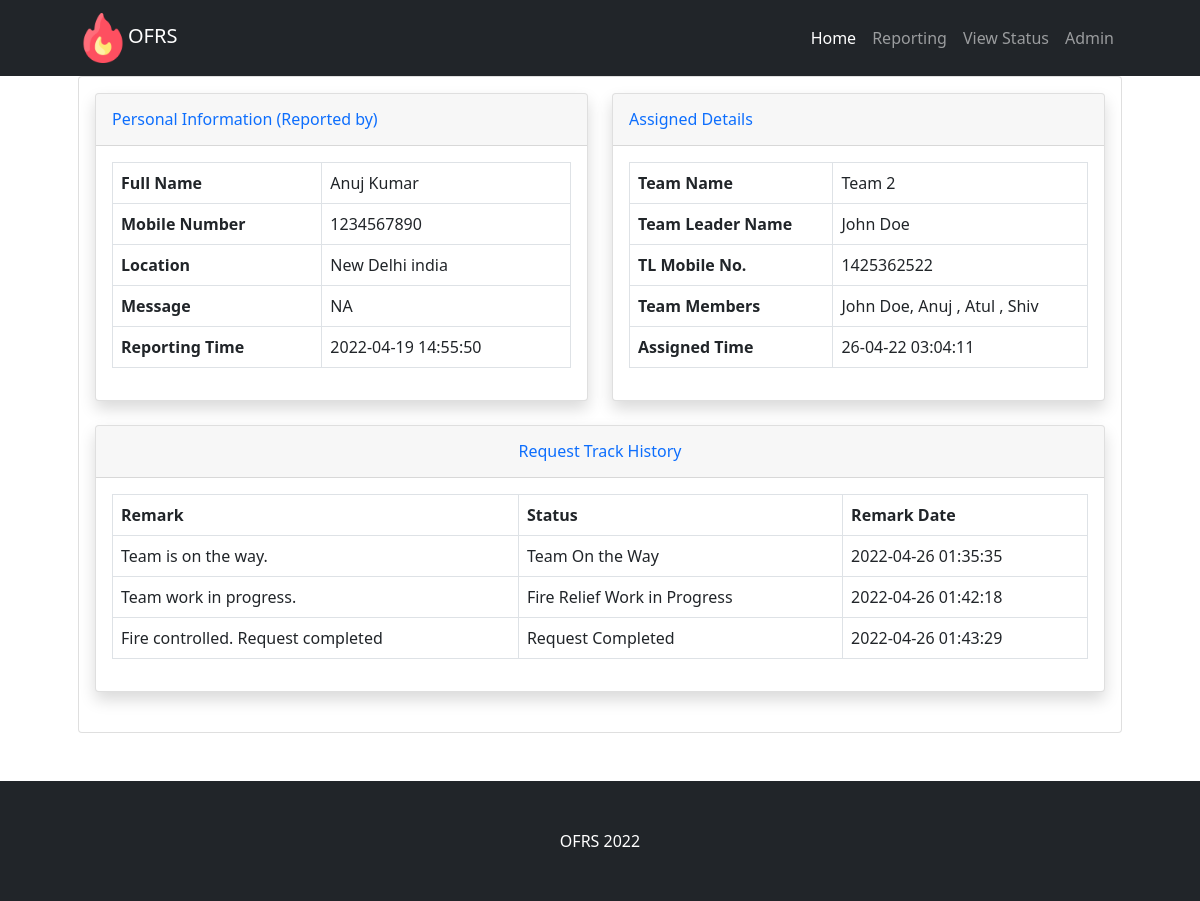
The app's page /details.php?requestid=1 with its own data.
### tables this page shows
CREATE TABLE `tblsite` (
  `id` int(11) NOT NULL,
  `siteTitle` varchar(255) DEFAULT NULL,
  `siteLogo` varchar(255) DEFAULT NULL
);

CREATE TABLE `tblfirereport` (
  `id` int(11) NOT NULL,
  `fullName` varchar(255) DEFAULT NULL,
  `mobileNumber` bigint(12) DEFAULT NULL,
  `location` mediumtext DEFAULT NULL,
  `messgae` mediumtext DEFAULT NULL,
  `assignTo` int(11) DEFAULT NULL,
  `status` varchar(120) DEFAULT NULL,
  `postingDate` timestamp NULL DEFAULT current_timestamp(),
  `assignTime` varchar(255) DEFAULT NULL,
  `assignTme` varchar(255) NOT NULL
);

CREATE TABLE `tblteams` (
  `id` int(11) NOT NULL,
  `teamName` varchar(255) DEFAULT NULL,
  `teamLeaderName` varchar(255) DEFAULT NULL,
  `teamLeadMobno` bigint(12) DEFAULT NULL,
  `teamMembers` mediumtext DEFAULT NULL,
  `postingDate` timestamp NULL DEFAULT current_timestamp()
);

CREATE TABLE `tblfiretequesthistory` (
  `id` int(11) NOT NULL,
  `requestId` int(11) DEFAULT NULL,
  `status` varchar(120) DEFAULT NULL,
  `remark` mediumtext DEFAULT NULL,
  `postingDate` timestamp NOT NULL DEFAULT current_timestamp()
);

### details.php (the view, shortened to what this page needs)
<?php include_once('includes/config.php');
?>
<!DOCTYPE html>
<html lang="en">
    <head>
        <link href="css/styles.css" rel="stylesheet" />
    </head>
    <body>
<?php include_once('includes/header.php') ?>
        <div class="container px-4 px-lg-5">
            <div class="row gx-4 gx-lg-5">
                <div class="col-md-12 mb-5">
                    <div class="card h-100">
                        <div class="card-body">
  <div class="row">
                        <div class="col-lg-6">
                            <div class="card shadow mb-4">
                                <div class="card-header py-3">
                                    <h6 class="m-0 font-weight-bold text-primary">Personal Information (Reported by)</h6>
                                </div>
                                <div class="card-body">
<?php $rid=$_GET['requestid'];
$query=mysqli_query($con,"select * from tblfirereport where id='$rid'");
while($row=mysqli_fetch_array($query)){
?>
 <table class="table table-bordered"  width="100%" cellspacing="0">
    <tr>
    <th>Full Name</th>
    <td><?php echo $row['fullName'];?></td>
    </tr>
     <tr>
    <th>Mobile Number</th>
    <td><?php echo $row['mobileNumber'];?></td>
    </tr>
     <tr>
    <th>Location</th>
    <td><?php echo $row['location'];?></td>
    </tr>
     <tr>
    <th>Message</th>
    <td><?php echo $row['messgae'];?></td>
    </tr>
     <tr>
    <th>Reporting Time</th>
    <td><?php echo $row['postingDate'];?></td>
    </tr>
 </table>
<?php } ?>
                                </div>
                            </div>
                        </div>
                        <div class="col-lg-6">
                            <div class="card shadow mb-4">
                                <div class="card-header py-3">
                                    <h6 class="m-0 font-weight-bold text-primary">Assigned Details</h6>
                                </div>
                                <div class="card-body">
<?php $query=mysqli_query($con,"select * from tblfirereport
join tblteams on tblteams.id=tblfirereport.assignTo
    where tblfirereport.id='$rid'");
$count=mysqli_num_rows($query);
if($count>0){
while($row=mysqli_fetch_array($query)){ ?>
 <table class="table table-bordered"  width="100%" cellspacing="0">
    <tr>
    <th>Team Name</th>
    <td><?php echo $row['teamName'];?></td>
    </tr>
    <tr>
    <th>Team Leader Name</th>
    <td><?php echo $row['teamLeaderName'];?></td>
    </tr>
    <tr>
    <th>TL Mobile No.</th>
    <td><?php echo $row['teamLeadMobno'];?></td>
    </tr>
 <tr>
    <th>Team Members</th>
    <td><?php echo $row['teamMembers'];?></td>
    </tr>
     <tr>
    <th>Assigned Time</th>
    <td><?php echo $row['assignTme'];?></td>
    </tr>
</table>
<?php } }  else {?>
<h4  style="color:red;" align="center">Not Assigned Yet</h4>
<?php } ?>
                                </div>
                            </div>
                        </div>
                    </div>
<?php
$ret=mysqli_query($con,"select * from tblfiretequesthistory where requestId='$rid'");
$num=mysqli_num_rows($ret);
?>
<div class="row">
                         <div class="col-lg-12">
                            <div class="card shadow mb-4">
                                <div class="card-header py-3">
                                    <h6 class="m-0 font-weight-bold text-primary" align="center">Request  Track History</h6>
                                </div>
                                <div class="card-body">
<?php if($num>0){
?>
 <table class="table table-bordered"  width="100%" cellspacing="0">
<tr>
    <th>Remark</th>
    <th>Status</th>
    <th>Remark Date</th>
<?php while($result=mysqli_fetch_array($ret)){?>
</tr>
    <tr>
    <td><?php echo $result['remark'];?></td>
    <td><?php echo $result['status'];?></td>
    <td><?php echo $result['postingDate'];?></td>
    </tr>
<?php } ?>
</table>
         <?php
     } else { ?>
<h4 align="center" style="color:red"> No Tracking history found </h4>
         <?php } ?>
                                </div>
                            </div>
                        </div>
                    </div>
</div>
                    </div>
                </div>
            </div>
        </div>
<?php include_once('includes/footer.php') ?>
    </body>
</html>

### includes/header.php (shortened to what this page needs)
                <?php $query=mysqli_query($con,"select * from tblsite");
while($row=mysqli_fetch_array($query)){
$logo=$row['siteLogo'];
$wtitle=$row['siteTitle'];
}  ?>
        <nav class="navbar navbar-expand-lg navbar-dark bg-dark">
            <div class="container px-5">
                <a class="navbar-brand" href="index.php">   <img src="admin/uploadeddata/<?php echo $logo;?>"  width="50"><?php echo $wtitle;?></a>
                <div class="collapse navbar-collapse" id="navbarSupportedContent">
                    <ul class="navbar-nav ms-auto mb-2 mb-lg-0">
                        <li class="nav-item"><a class="nav-link active" aria-current="page" href="index.php.
                            ">Home</a></li>
                        <li class="nav-item"><a class="nav-link" href="reporting.php">Reporting</a></li>
                        <li class="nav-item"><a class="nav-link" href="search.php">View Status</a></li>
                        <li class="nav-item"><a class="nav-link" href="admin/">Admin</a></li>
                    </ul>
                </div>
            </div>
        </nav>

### includes/footer.php
<footer class="py-5 bg-dark">
    <div class="container px-4 px-lg-5"><p class="m-0 text-center text-white"> <?php echo $wtitle;?> <?php echo date('Y');?></p></div>
</footer>

### records on screen
tblsite: siteLogo (picture), siteTitle "OFRS"
tblfirereport: fullName "Anuj Kumar", mobileNumber "1234567890", location "New Delhi india", messgae "NA", postingDate "2022-04-19 14:55:50", tblteams.teamName "Team 2", tblteams.teamLeaderName "John Doe", tblteams.teamLeadMobno "1425362522", tblteams.teamMembers "John Doe, Anuj , Atul , Shiv", assignTme "26-04-22 03:04:11"
tblfiretequesthistory: remark "Team is on the way.", status "Team On the Way", postingDate "2022-04-26 01:35:35"
tblfiretequesthistory: remark "Team work in progress.", status "Fire Relief Work in Progress", postingDate "2022-04-26 01:42:18"
tblfiretequesthistory: remark "Fire controlled. Request completed", status "Request Completed", postingDate "2022-04-26 01:43:29"
